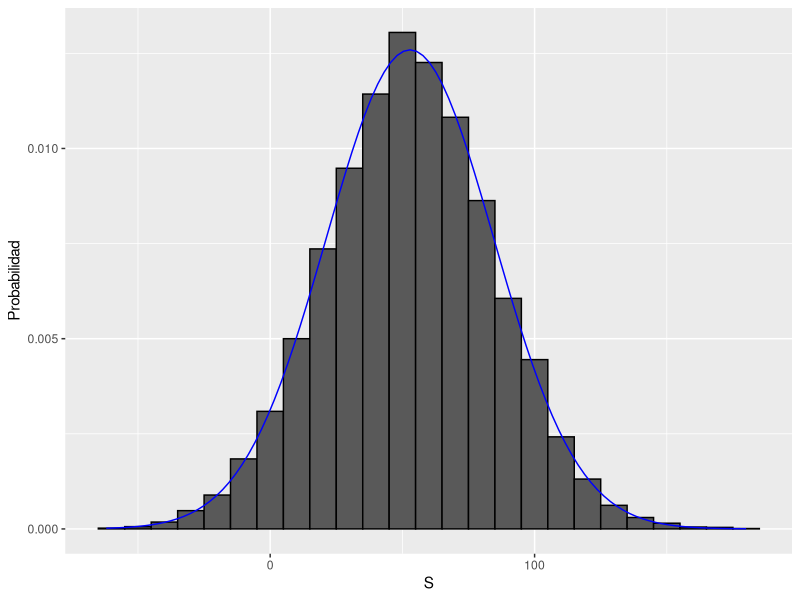

Recreate this plot in R.
# definimos la urna con los posibles resultados
color <- rep(c("Negro", "Rojo", "Verde"), c(18, 18, 2))
#suponemos 1000 jugadores
n <- 1000
#el casino perdera $1 si el resultado es rojo
#en otro caso el casino gana $1
#los resultados son independientes
X <- sample(ifelse(color == "Rojo", -1, 1), n, replace = TRUE)
X[1:10]
#conociendo las proporciones de 1s y -1s podemos generar el modelo de muestreo
X <- sample(c(-1, 1), n, replace = TRUE, prob = c(9 / 19, 10 / 19))
# las ganancias son la suma de los eevntos
S <- sum(X)
#Estimamos la funcion de distribucion utilizando simulaciones de Monte Carlo
B <- 10000 # Numero de repeticiones
#Simulamos 1000 personas jugando 10000 veces
S <- replicate(B, {
    X <- sample(c(-1,1), n, replace = TRUE, prob = c(9/19, 10/19))
    sum(X)    # Ganancias totales
})
mean(S <= 0) #Probabilidad que el casino pierda dinero

# Graficamos para poder visulaizar de mejor manera el comportamiento
library(tidyverse) #importamos la libreria
#creamos la secuencia dentro de donde se encuentran los valores de S
s <- seq(min(S), max(S), length = 100)
#Generamos la densidad normal de S
densidad_normal <- data.frame(s = s, f = dnorm(s, mean(S), sd(S)))
data.frame (S = S) %>%    # Creamos el marco de datos de S para el histograma
    ggplot(aes(S, ..density..)) +
    geom_histogram(color = "black", binwidth = 10) +
    ylab("Probabilidad") +
    geom_line(data = densidad_normal, mapping = aes(s, f), color = "blue")

#utilizando funciones estadisticas
n <- 1000
pbinom(n/2, size = n, prob = 10/19)

#Debido a que esta es una función de probabilidad discreta
# para obtener Pr(𝑆 < 0) en vez de Pr(𝑆 ≤ 0), escribimos:
pbinom(n/2-1, size = n, prob = 10/19)
